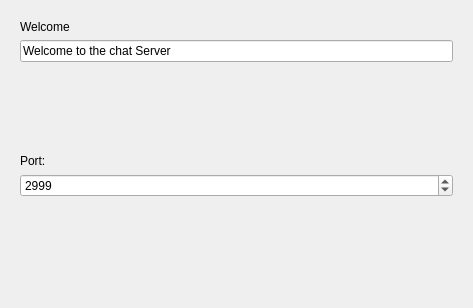
<?xml version="1.0" encoding="UTF-8"?>
<ui version="4.0">
 <class>Dialog</class>
 <widget class="QDialog" name="Dialog">
  <property name="geometry">
   <rect>
    <x>0</x>
    <y>0</y>
    <width>473</width>
    <height>308</height>
   </rect>
  </property>
  <property name="windowTitle">
   <string>TCP Chat Server</string>
  </property>
  <layout class="QVBoxLayout" name="verticalLayout">
   <item>
    <widget class="QStackedWidget" name="stackedWidget">
     <property name="currentIndex">
      <number>0</number>
     </property>
     <widget class="QWidget" name="page">
      <layout class="QVBoxLayout" name="verticalLayout_2">
       <item>
        <widget class="QLabel" name="label">
         <property name="text">
          <string>Welcome</string>
         </property>
        </widget>
       </item>
       <item>
        <widget class="QLineEdit" name="txtMessage">
         <property name="text">
          <string>Welcome to the chat Server</string>
         </property>
        </widget>
       </item>
       <item>
        <spacer name="verticalSpacer">
         <property name="orientation">
          <enum>Qt::Vertical</enum>
         </property>
         <property name="sizeHint" stdset="0">
          <size>
           <width>20</width>
           <height>40</height>
          </size>
         </property>
        </spacer>
       </item>
       <item>
        <widget class="QLabel" name="label_2">
         <property name="text">
          <string>Port:</string>
         </property>
        </widget>
       </item>
       <item>
        <widget class="QSpinBox" name="sbPort">
         <property name="maximum">
          <number>64000</number>
         </property>
         <property name="value">
          <number>2999</number>
         </property>
        </widget>
       </item>
       <item>
        <spacer name="verticalSpacer_2">
         <property name="orientation">
          <enum>Qt::Vertical</enum>
         </property>
         <property name="sizeHint" stdset="0">
          <size>
           <width>20</width>
           <height>40</height>
          </size>
         </property>
        </spacer>
       </item>
      </layout>
     </widget>
     <widget class="QWidget" name="page_2">
      <layout class="QVBoxLayout" name="verticalLayout_3">
       <item>
        <layout class="QHBoxLayout" name="horizontalLayout">
         <item>
          <widget class="QPushButton" name="btnStart">
           <property name="text">
            <string>Start</string>
           </property>
          </widget>
         </item>
         <item>
          <widget class="QPushButton" name="btnStop">
           <property name="text">
            <string>Stop</string>
           </property>
          </widget>
         </item>
        </layout>
       </item>
       <item>
        <spacer name="verticalSpacer_3">
         <property name="orientation">
          <enum>Qt::Vertical</enum>
         </property>
         <property name="sizeHint" stdset="0">
          <size>
           <width>20</width>
           <height>40</height>
          </size>
         </property>
        </spacer>
       </item>
       <item>
        <widget class="QLabel" name="lblStatus">
         <property name="text">
          <string>Closed</string>
         </property>
        </widget>
       </item>
       <item>
        <spacer name="verticalSpacer_4">
         <property name="orientation">
          <enum>Qt::Vertical</enum>
         </property>
         <property name="sizeHint" stdset="0">
          <size>
           <width>20</width>
           <height>40</height>
          </size>
         </property>
        </spacer>
       </item>
      </layout>
     </widget>
    </widget>
   </item>
   <item>
    <widget class="QDialogButtonBox" name="buttonBox">
     <property name="standardButtons">
      <set>QDialogButtonBox::NoButton</set>
     </property>
    </widget>
   </item>
  </layout>
 </widget>
 <resources/>
 <connections/>
</ui>
